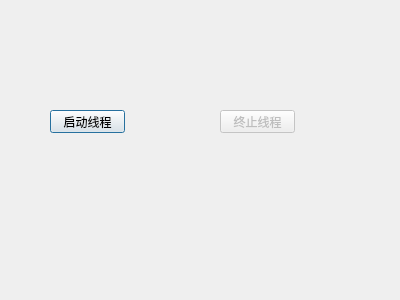
<?xml version="1.0" encoding="UTF-8"?>
<ui version="4.0">
 <class>Dialog</class>
 <widget class="QDialog" name="Dialog">
  <property name="geometry">
   <rect>
    <x>0</x>
    <y>0</y>
    <width>400</width>
    <height>300</height>
   </rect>
  </property>
  <property name="windowTitle">
   <string>Dialog</string>
  </property>
  <widget class="QPushButton" name="startButton">
   <property name="geometry">
    <rect>
     <x>50</x>
     <y>110</y>
     <width>75</width>
     <height>23</height>
    </rect>
   </property>
   <property name="text">
    <string>启动线程</string>
   </property>
  </widget>
  <widget class="QPushButton" name="stopButton">
   <property name="enabled">
    <bool>false</bool>
   </property>
   <property name="geometry">
    <rect>
     <x>220</x>
     <y>110</y>
     <width>75</width>
     <height>23</height>
    </rect>
   </property>
   <property name="text">
    <string>终止线程</string>
   </property>
  </widget>
 </widget>
 <layoutdefault spacing="6" margin="11"/>
 <resources/>
 <connections/>
</ui>
